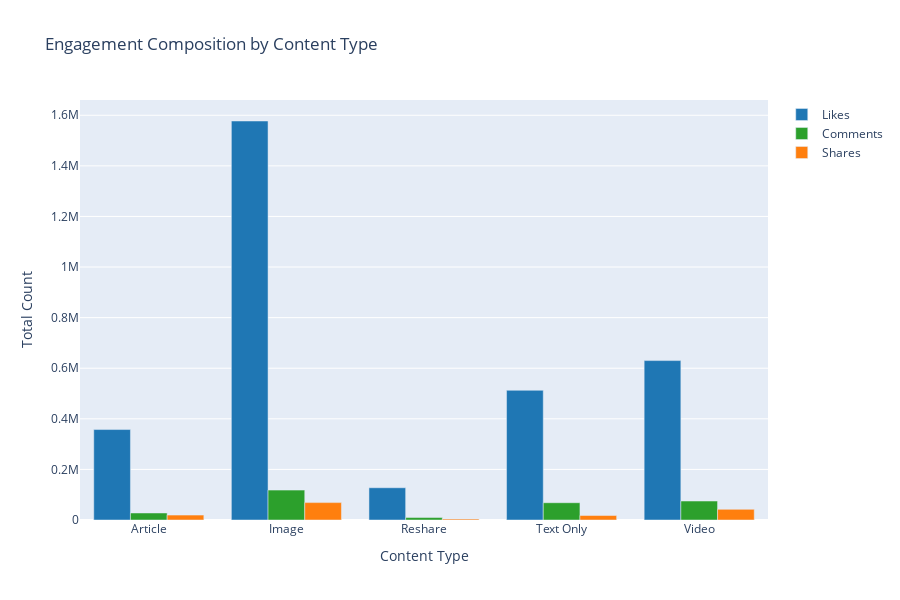

Notebook source saved alongside this figure:
### Code cell
# Visualize engagement composition by content type
engagement_composition = df.groupby('primary_content_type').agg({
    'numLikes': 'sum',
    'numComments': 'sum',
    'numShares': 'sum'
}).reset_index()

# Filter to major content types
engagement_composition = engagement_composition[engagement_composition['primary_content_type'].isin(major_content_types)]

fig = go.Figure()

fig.add_trace(go.Bar(
    x=engagement_composition['primary_content_type'],
    y=engagement_composition['numLikes'],
    name='Likes',
    marker_color='#1f77b4'
))

fig.add_trace(go.Bar(
    x=engagement_composition['primary_content_type'],
    y=engagement_composition['numComments'],
    name='Comments',
    marker_color='#2ca02c'
))

fig.add_trace(go.Bar(
    x=engagement_composition['primary_content_type'],
    y=engagement_composition['numShares'],
    name='Shares',
    marker_color='#ff7f0e'
))

fig.update_layout(
    title='Engagement Composition by Content Type',
    xaxis_title='Content Type',
    yaxis_title='Total Count',
    barmode='group',
    height=600
)

fig.show()
fig.write_html('../output/figures/engagement_composition_by_type.html')

### Figure 1 — Plotly figure (JSON) as saved in the notebook; plotly's stock layout.template omitted (floating-point values rounded to 4 significant figures)
{"data": [{"marker": {"color": "#1f77b4"}, "name": "Likes", "type": "bar", "x": ["Article", "Image", "Reshare", "Text Only", "Video"], "y": [357556, 1577355, 127486, 512797, 630208]}, {"marker": {"color": "#2ca02c"}, "name": "Comments", "type": "bar", "x": ["Article", "Image", "Reshare", "Text Only", "Video"], "y": [27748, 118120, 9682, 68261, 74960]}, {"marker": {"color": "#ff7f0e"}, "name": "Shares", "type": "bar", "x": ["Article", "Image", "Reshare", "Text Only", "Video"], "y": [19307, 68717, 3724, 17688, 42011]}], "layout": {"barmode": "group", "height": 600, "title": {"text": "Engagement Composition by Content Type"}, "xaxis": {"title": {"text": "Content Type"}}, "yaxis": {"title": {"text": "Total Count"}}}}
